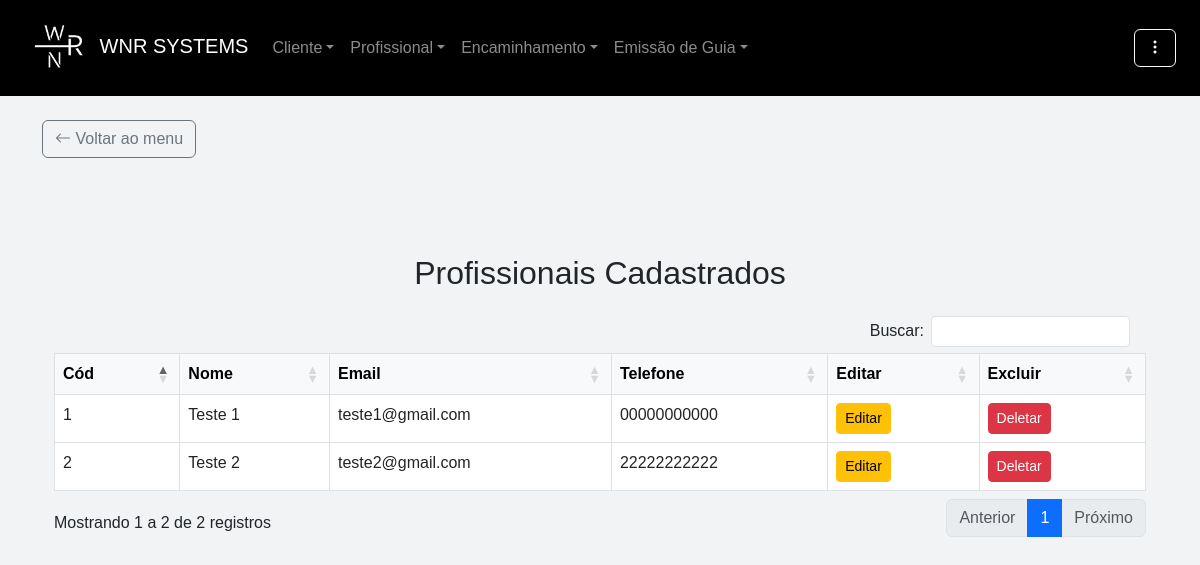
Screenshot of /listar_profissional (signed in) with the database file from the repository.
### app/models.py (models this page shows)
class Profissional(db.Model):
    __tablename__ = "profissionais"
    id = db.Column(db.Integer, primary_key=True)
    nome                            = db.Column(db.String(255), nullable=False)
    cpf                             = db.Column(db.String(14), unique=True, nullable=False)
    email                           = db.Column(db.String(255))
    data_nascimento                 = db.Column(db.DateTime)
    bairro                          = db.Column(db.String)
    banco                           = db.Column(db.String)
    cep                             = db.Column(db.String)
    cidade                          = db.Column(db.String)
    complemento                     = db.Column(db.String)
    graduacao                       = db.Column(db.String)
    issqn                           = db.Column(db.String)
    fone_pessoal                    = db.Column(db.String)
    fone_profissional               = db.Column(db.String)
    curriculum_lattes               = db.Column(db.String)
    dias_horas_disponiveis          = db.Column(db.String)
    endereco_profissional           = db.Column(db.String)
    estado                          = db.Column(db.String)
    observacoes                     = db.Column(db.String)
    pix                             = db.Column(db.String)
    registro_profissional           = db.Column(db.String)
    rg                              = db.Column(db.String(11), unique=True, nullable=False)
    valor_minimo                    = db.Column(db.Float)
    data_cadastro                   = db.Column(db.DateTime, default=db.func.current_timestamp())
    encaminhamentos = db.relationship("Encaminhamento", back_populates="profissional", cascade="all, delete-orphan")
    guias = db.relationship("Guia", back_populates="profissional", cascade="all, delete-orphan")

### app/routes/profissional/profissional.py (the view)
@professional_bp.route('/listar_profissional', methods=['GET', 'POST'])
@required_login
@role_required('atendimento', 'financeiro', 'admin')
def listar_profissional():
    profissionais = Profissional.query.all()
    usuario = current_user
    return render_template('profissional/list.html', profissionais=profissionais, usuario=usuario)

### app/__init__.py (called while the page is built)
@login_manager.user_loader
def load_user(id):
    return Usuario.query.get(int(id))

### app/utils/login_required.py (called while the page is built)
def required_login(f):
    @wraps(f)
    def decorated_function(*args, **kwargs):
        if 'user_id' not in session:
            return redirect(url_for('auth_bp.login'))
        return f(*args, **kwargs)
    return decorated_function

### app/templates/profissional/list.html (shortened to what this page needs)
{% extends 'base.html' %}
{% block content %}
<div class="container mt-5">
    <h2 class="text-center mb-4 mt-5">Profissionais Cadastrados</h2>
    <div class="card-body">
        <table id="table" class="table table-bordered table-hover">
            <thead class="table-light">
                <tr>
                    <th>Cód</th>
                    <th>Nome</th>
                    <th>Email</th>
                    <th>Telefone</th>
                    <th>Editar</th>
                    {% if usuario.role == "admin" %}
                    <th>Excluir</th>
                    {% endif %}
                </tr>
            </thead>
            <tbody>
                {% for profissional in profissionais %}
                    <tr>
                        <td>{{ profissional.id }}</td>
                        <td>{{ profissional.nome }}</td>
                        <td>{{ profissional.email }}</td>
                        <td>{{ profissional.fone_profissional }}</td>
                        <td><a href="{{ url_for('professional_bp.editar_profissional', id=profissional.id) }}" class="btn btn-sm btn-warning">Editar</a></td>
                        {% if usuario.role == "admin" %}
                        <td><a href="{{ url_for('professional_bp.deletar_profissional', id=profissional.id) }}" class="btn btn-sm btn-danger" data-bs-toggle="modal" data-bs-target="#confirmarExclusao" data-id="{{ profissional.id }}">Deletar</a></td>
                        {% endif %}
                    </tr>
                  {% endfor %}
            </tbody>
        </table>
    </div>
</div>
{% endblock %}

### app/static/css/base.css (style rules this page uses)
body { display: flex; flex-direction: column; margin: 0; padding-top: 56px; font-family: Arial, sans-serif; background-color: #f1f3f5; }

### rows the page displays
Profissional: id "1", nome "Teste 1", email "teste1@gmail.com", fone_profissional "00000000000"
Profissional: id "2", nome "Teste 2", email "teste2@gmail.com", fone_profissional "22222222222"
